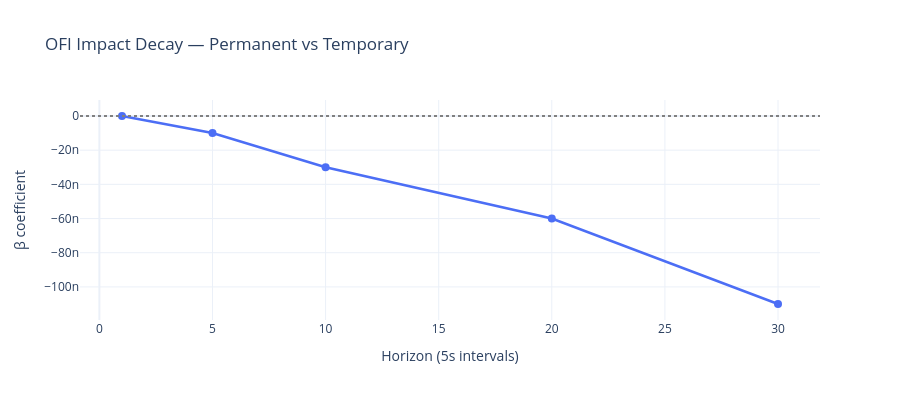

The notebook cell this image was saved under:
### Markdown cell above
## 5. Permanent vs Temporary Impact

### Code cell
pt = pi_mod.permanent_temporary_impact(
    agg_5s, ofi_col='ofi_best',
    horizons=[1, 5, 10, 20, 30]
)

if pt:
    print('=== PERMANENT vs TEMPORARY PRICE IMPACT ===')
    print(f'Beta by horizon: {pt["betas_by_horizon"]}')
    print(f'Peak impact:     {pt["peak_impact"]:.8f}')
    print(f'Permanent:       {pt["permanent_impact"]:.8f}')
    print(f'Temporary:       {pt["temporary_impact"]:.8f}')
    print(f'Reversion ratio: {pt["reversion_ratio"]:.4f}')
    print()
    if pt['reversion_ratio'] > 0.5:
        print('> 50% of impact reverses → high noise/temporary component')
    else:
        print('< 50% of impact reverses → mostly permanent/information-driven')

    # Plot beta decay
    horizons = list(pt['betas_by_horizon'].keys())
    betas    = list(pt['betas_by_horizon'].values())
    fig4 = go.Figure()
    fig4.add_trace(go.Scatter(
        x=horizons, y=betas, mode='lines+markers',
        line=dict(color='#4C6EF5', width=2.5),
        marker=dict(size=8)
    ))
    fig4.add_hline(y=0, line_dash='dot', line_color='gray')
    fig4.update_layout(
        title='OFI Impact Decay — Permanent vs Temporary',
        xaxis_title='Horizon (5s intervals)', yaxis_title='β coefficient',
        height=400, template='plotly_white'
    )
    fig4.show()

### Figure 1 — Plotly figure (JSON) as saved in the notebook; plotly's stock layout.template omitted (floating-point values rounded to 4 significant figures)
{"data": [{"line": {"color": "#4C6EF5", "width": 2.5}, "marker": {"size": 8}, "mode": "lines+markers", "type": "scatter", "x": [1, 5, 10, 20, 30], "y": [0, -1e-08, -3e-08, -6e-08, -1.1e-07]}], "layout": {"height": 400, "shapes": [{"line": {"color": "gray", "dash": "dot"}, "type": "line", "x0": 0, "x1": 1, "xref": "x domain", "y0": 0, "y1": 0, "yref": "y"}], "title": {"text": "OFI Impact Decay — Permanent vs Temporary"}, "xaxis": {"title": {"text": "Horizon (5s intervals)"}}, "yaxis": {"title": {"text": "β coefficient"}}}}
